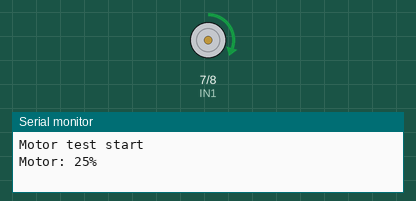
Recording of a sketch running on a simulated Arduino Uno, built with avr-gcc and run on an emulated ATmega328P. Shown: motor-driver pin pairs drawn as motors (green arrow = first pin HIGH = forward, orange = second pin HIGH = backward, longer = more drive, scaled by the enable pin), the last lines printed to the serial monitor.

Above: at 1.5 s.
At 4.5 s:
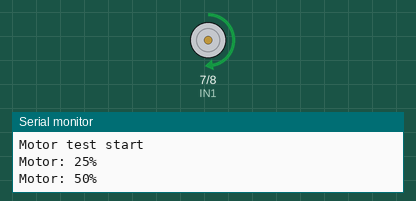
At 7.5 s:
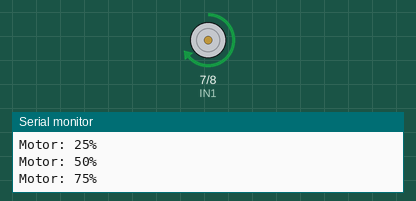
Timing chart, 0 to 9.8 s (numbered marks = the images above):
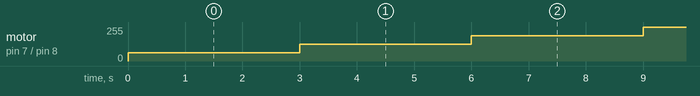

Measured:
- by itself, motor on pin 7 (IN1) / pin 8 (IN2): stopped → forward 63/255 at 0.00 s, → forward 127/255 3.0 s later, → forward 191/255 3.0 s later, → forward 255/255 3.0 s later, … (44 changes in this stretch)

The sketch:

01_motor_tests.ino
```cpp
//L298N and dc motor test

//assuming naka connect ang motor sa OUT1/OUT2 sa L298N and ginagamit ung ENA for PWM speed control.


const int ENA = 5;
const int IN1 = 7;
const int IN2 = 8;

void setup(){
    pinMode(ENA, OUTPUT);
    pinMode(IN1, OUTPUT);
    pinMode(IN2, OUTPUT);


    stopMotor();

    Serial.begin(9600);
    Serial.println("Motor test start");
}

void loop(){
    Serial.println("Motor: 25%");
    setMotorSpeed(25);
    delay(3000);

    Serial.println("Motor: 50%");
    setMotorSpeed(50);
    delay(3000);

    Serial.println("Motor: 75%");
    setMotorSpeed(75);
    delay(3000);

    Serial.println("Motor: 100%");
    setMotorSpeed(100);
    delay(3000);

    Serial.println("Motor: stop");
    stopMotor();
    delay(3000);

}
//functions

void setMotorSpeed(int percentage){
    percentage = constrain(percentage, 0, 100);

    int pwm = map(percentage, 0, 100, 0, 255);

    digitalWrite(IN1, HIGH);
    digitalWrite(IN2, LOW);

    analogWrite(ENA, pwm);

}
void stopMotor(){
    analogWrite(ENA, 0);

    digitalWrite(IN1, LOW);
    digitalWrite(IN2, LOW);
}
```
